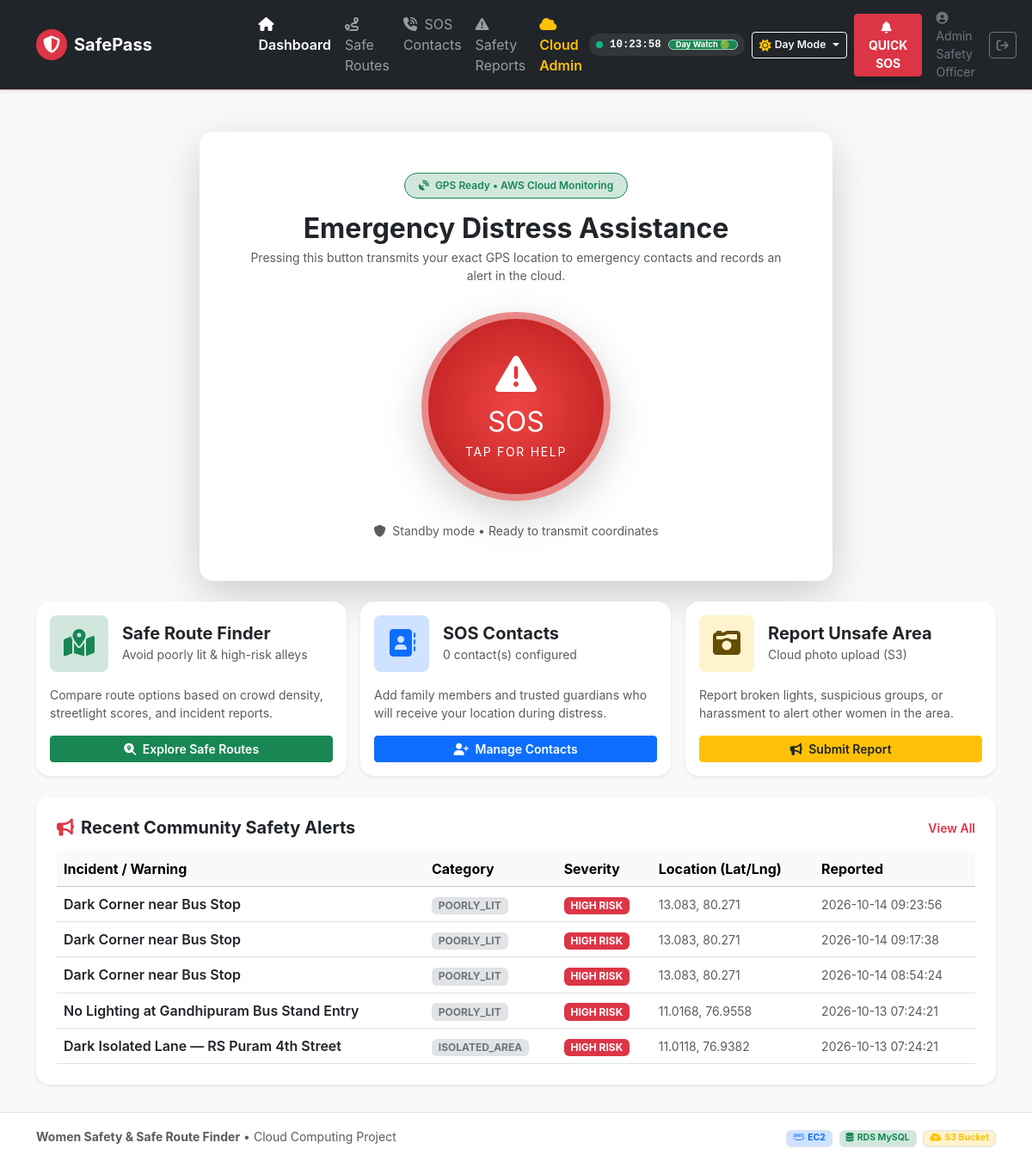
The app's page /dashboard (signed in) with its own data.
### tables this page shows
CREATE TABLE safety_reports (
                    id INTEGER PRIMARY KEY AUTOINCREMENT,
                    user_id INTEGER NOT NULL,
                    title TEXT NOT NULL,
                    description TEXT,
                    category TEXT NOT NULL,
                    severity TEXT DEFAULT 'medium',
                    latitude REAL NOT NULL,
                    longitude REAL NOT NULL,
                    image_url TEXT,
                    s3_key TEXT,
                    status TEXT DEFAULT 'approved',
                    reported_at TIMESTAMP DEFAULT CURRENT_TIMESTAMP, document_url TEXT, document_key TEXT, document_name TEXT, witness_name TEXT, incident_time TEXT,
                    FOREIGN KEY (user_id) REFERENCES users(id)
                );

### app.py (the view)
    def wrap(*args, **kwargs):
        if 'user_id' not in session:
            flash("Please sign in to access this feature.", "warning")
            return redirect(url_for('login'))
        return f(*args, **kwargs)

### app.py (called while the page is built)
def login_required(f):
    def wrap(*args, **kwargs):
        if 'user_id' not in session:
            flash("Please sign in to access this feature.", "warning")
            return redirect(url_for('login'))
        return f(*args, **kwargs)
    wrap.__name__ = f.__name__
    return wrap

@app.route('/dashboard')
@login_required
def dashboard():
    user_id = session['user_id']
    contacts = query_db("SELECT * FROM emergency_contacts WHERE user_id = ?", (user_id,))
    recent_reports = query_db("SELECT * FROM safety_reports WHERE status = 'approved' ORDER BY reported_at DESC LIMIT 5")
    active_journey = get_active_journey(user_id)
    return render_template('dashboard.html',
                           contacts_count=len(contacts),
                           recent_reports=recent_reports,
                           active_journey=active_journey)

### services/database.py (called while the page is built, shortened)
def get_db_connection():
    db_path = os.path.join(os.path.dirname(os.path.dirname(os.path.abspath(__file__))), 'women_safety.db')
    conn = sqlite3.connect(db_path)
    conn.row_factory = sqlite3.Row
    return conn, 'sqlite'

def query_db(query, args=(), one=False):
    conn, engine = get_db_connection()
    try:
        if engine == 'mysql':
            with conn.cursor() as cursor:
                cursor.execute(query, args)
                rv = cursor.fetchall()
                return (rv[0] if rv else None) if one else rv
        else:
            cur = conn.cursor()
            cur.execute(query, args)
            rv = [dict(row) for row in cur.fetchall()]
            return (rv[0] if rv else None) if one else rv
    finally:
        conn.close()

### services/location_service.py (called while the page is built)
def get_active_journey(user_id):
    return query_db(
        "SELECT * FROM journeys WHERE user_id = ? AND status = 'active' ORDER BY id DESC LIMIT 1",
        (user_id,), one=True
    )

### templates/dashboard.html (shortened to what this page needs)
{% extends "base.html" %}
{% block content %}
<div class="container py-3">
    <div class="row justify-content-center mb-4">
        <div class="col-lg-8">
            <div class="card border-0 shadow-lg bg-white rounded-4 overflow-hidden text-center p-4 p-md-5 position-relative">
                <div class="mb-3">
                    <span class="badge bg-success-subtle text-success px-3 py-2 rounded-pill fw-semibold border border-success">
                        <i class="fa-solid fa-satellite-dish me-1"></i> GPS Ready &bull; AWS Cloud Monitoring
                    </span>
                </div>
                <h2 class="fw-bold text-dark mb-1">Emergency Distress Assistance</h2>
                <p class="text-muted small mb-4">Pressing this button transmits your exact GPS location to emergency contacts and records an alert in the cloud.</p>
                <div class="d-flex justify-content-center my-2">
                    <button id="sosHeroBtn" class="sos-giant-btn shadow-lg" onclick="triggerEmergencySOS()">
                        <div class="sos-content">
                            <i class="fa-solid fa-triangle-exclamation fa-3x mb-2"></i>
                            <span class="d-block fw-black fs-2">SOS</span>
                            <small class="text-uppercase tracking-wider">TAP FOR HELP</small>
                        </div>
                    </button>
                </div>
                <div id="sosStatusText" class="mt-3 text-muted small">
                    <i class="fa-solid fa-shield me-1"></i> Standby mode &bull; Ready to transmit coordinates
                </div>
            </div>
        </div>
    </div>
    <div class="row g-3 mb-4">
        <div class="col-md-4">
            <div class="card h-100 border-0 shadow-sm rounded-4 p-3 hover-lift">
                <div class="d-flex align-items-center mb-3">
                    <div class="p-3 bg-success-subtle text-success rounded-3 me-3">
                        <i class="fa-solid fa-map-location-dot fa-2x"></i>
                    </div>
                    <div>
                        <h5 class="fw-bold mb-0">Safe Route Finder</h5>
                        <small class="text-muted">Avoid poorly lit & high-risk alleys</small>
                    </div>
                </div>
                <p class="text-muted small">Compare route options based on crowd density, streetlight scores, and incident reports.</p>
                <a href="{{ url_for('safe_route') }}" class="btn btn-success btn-sm w-100 mt-auto fw-semibold">
                    <i class="fa-solid fa-magnifying-glass-location me-1"></i> Explore Safe Routes
                </a>
            </div>
        </div>
        <div class="col-md-4">
            <div class="card h-100 border-0 shadow-sm rounded-4 p-3 hover-lift">
                <div class="d-flex align-items-center mb-3">
                    <div class="p-3 bg-primary-subtle text-primary rounded-3 me-3">
                        <i class="fa-solid fa-address-book fa-2x"></i>
                    </div>
                    <div>
                        <h5 class="fw-bold mb-0">SOS Contacts</h5>
                        <small class="text-muted">{{ contacts_count }} contact(s) configured</small>
                    </div>
                </div>
                <p class="text-muted small">Add family members and trusted guardians who will receive your location during distress.</p>
                <a href="{{ url_for('contacts') }}" class="btn btn-primary btn-sm w-100 mt-auto fw-semibold">
                    <i class="fa-solid fa-user-plus me-1"></i> Manage Contacts
                </a>
            </div>
        </div>
        <div class="col-md-4">
            <div class="card h-100 border-0 shadow-sm rounded-4 p-3 hover-lift">
                <div class="d-flex align-items-center mb-3">
                    <div class="p-3 bg-warning-subtle text-warning-emphasis rounded-3 me-3">
                        <i class="fa-solid fa-camera-retro fa-2x"></i>
                    </div>
                    <div>
                        <h5 class="fw-bold mb-0">Report Unsafe Area</h5>
                        <small class="text-muted">Cloud photo upload (S3)</small>
                    </div>
                </div>
                <p class="text-muted small">Report broken lights, suspicious groups, or harassment to alert other women in the area.</p>
                <a href="{{ url_for('reports') }}" class="btn btn-warning btn-sm w-100 mt-auto fw-semibold text-dark">
                    <i class="fa-solid fa-bullhorn me-1"></i> Submit Report
                </a>
            </div>
        </div>
    </div>
    <div class="row">
        <div class="col-12">
            <div class="card border-0 shadow-sm rounded-4 p-4">
                <div class="d-flex justify-content-between align-items-center mb-3">
                    <h5 class="fw-bold mb-0"><i class="fa-solid fa-bullhorn text-danger me-2"></i>Recent Community Safety Alerts</h5>
                    <a href="{{ url_for('reports') }}" class="text-decoration-none small text-danger fw-semibold">View All</a>
                </div>
                <div class="table-responsive">
                    <table class="table table-hover align-middle mb-0">
                        <thead class="table-light">
                            <tr>
                                <th>Incident / Warning</th>
                                <th>Category</th>
                                <th>Severity</th>
                                <th>Location (Lat/Lng)</th>
                                <th>Reported</th>
                            </tr>
                        </thead>
                        <tbody>
                            {% for r in recent_reports %}
                            <tr>
                                <td class="fw-semibold text-dark">{{ r.title }}</td>
                                <td>
                                    <span class="badge bg-secondary-subtle text-secondary text-uppercase">{{ r.category }}</span>
                                </td>
                                <td>
                                    {% if r.severity == 'high' %}
                                        <span class="badge bg-danger">HIGH RISK</span>
                                    {% elif r.severity == 'medium' %}
                                        <span class="badge bg-warning text-dark">MEDIUM</span>
                                    {% else %}
                                        <span class="badge bg-success">SAFE ZONE</span>
                                    {% endif %}
                                </td>
                                <td><small class="text-muted">{{ r.latitude }}, {{ r.longitude }}</small></td>
                                <td><small class="text-muted">{{ r.reported_at }}</small></td>
                            </tr>
                            {% else %}
                            <tr>
                                <td colspan="5" class="text-center text-muted py-3">No active safety warnings in this zone.</td>
                            </tr>
                            {% endfor %}
                        </tbody>
                    </table>
                </div>
            </div>
        </div>
    </div>
</div>
{% endblock %}

### static/css/style.css (style rules this page uses)
:root { --primary-color: #2563eb; --danger-color: #dc2626; --success-color: #16a34a; --warning-color: #d97706; }
body { font-family: -apple-system, BlinkMacSystemFont, "Segoe UI", Roboto, "Helvetica Neue", Arial, sans-serif; background-color: #f8fafc; color: #1e293b; min-height: 100vh; display: flex; flex-direction: column; }
.hover-lift { transition: transform 0.2s ease, box-shadow 0.2s ease; }
.sos-giant-btn { width: 220px; height: 220px; border-radius: 50%; background: radial-gradient(circle, #ef4444 0%, #b91c1c 100%); border: 8px solid rgba(254, 202, 202, 0.6); color: white; display: flex; align-items: center; justify-content: center; cursor: pointer; outline: none; transition: all 0.2s ease; animation: pulse-ring 2s infinite; }
.sos-content { display: flex; flex-direction: column; align-items: center; }
.tracking-wider { letter-spacing: 0.12em; }

### static/css/interactive.css (style rules this page uses)
:root, [data-theme="light"] { --bg-main: #f8fafc; --bg-card: #ffffff; --bg-card-subtle: #f1f5f9; --text-primary: #0f172a; --text-secondary: #64748b; --border-color: #e2e8f0; --navbar-bg: #1e293b; --navbar-border: #ef4444; --cursor-dot: #ef4444; --cursor-halo: rgba(239, 68, 68, 0.45); --glow-color: rgba(239, 68, 68, 0.2); }
body { background-color: var(--bg-main) !important; color: var(--text-primary) !important; transition: background-color 0.35s ease, color 0.35s ease; }
.card, .report-card, .hover-lift { transition: transform 0.2s cubic-bezier(0.2, 0, 0.3, 1), box-shadow 0.2s ease !important; transform-style: preserve-3d; will-change: transform; }

### records on screen
safety_reports: title "Dark Corner near Bus Stop", category "POORLY_LIT", severity "HIGH RISK", latitude "13.083", longitude "80.271", reported_at "2026-10-14 09:23:56"
safety_reports: title "Dark Corner near Bus Stop", category "POORLY_LIT", severity "HIGH RISK", latitude "13.083", longitude "80.271", reported_at "2026-10-14 09:17:38"
safety_reports: title "Dark Corner near Bus Stop", category "POORLY_LIT", severity "HIGH RISK", latitude "13.083", longitude "80.271", reported_at "2026-10-14 08:54:24"
safety_reports: title "No Lighting at Gandhipuram Bus Stand Entry", category "POORLY_LIT", severity "HIGH RISK", latitude "11.0168", longitude "76.9558", reported_at "2026-10-13 07:24:21"
safety_reports: title "Dark Isolated Lane — RS Puram 4th Street", category "ISOLATED_AREA", severity "HIGH RISK", latitude "11.0118", longitude "76.9382", reported_at "2026-10-13 07:24:21"

### other values on screen
{{ session.get('user_name', 'User') }} "Admin Safety Officer"
{{ contacts_count }} "0"
